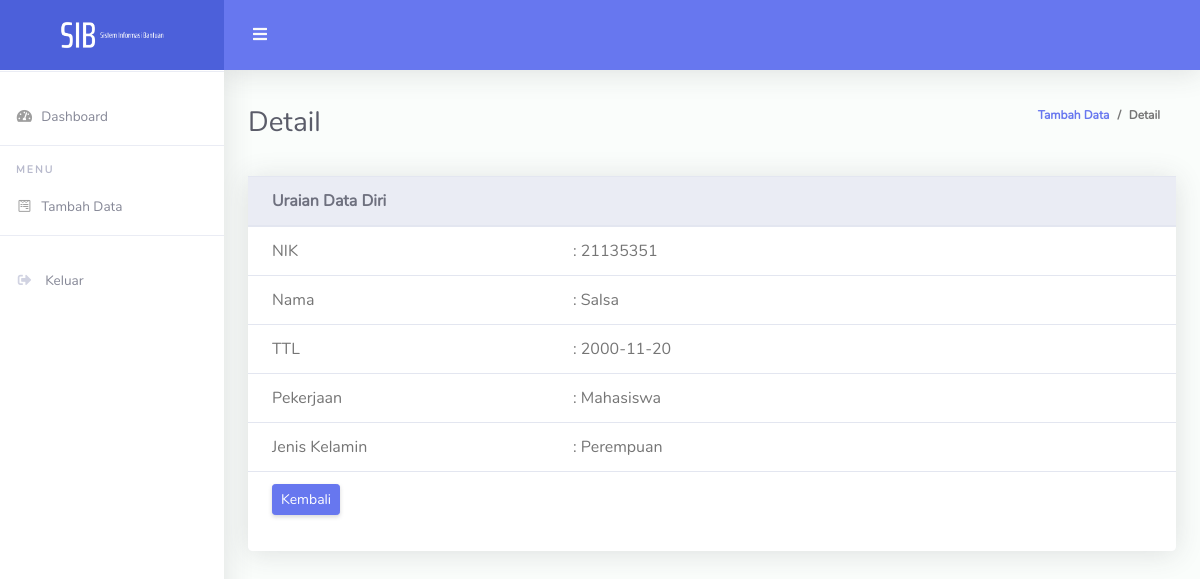
Screenshot of /tambahDataWarga_user/detail.php?id_warga=91 with the database file from the repository.
### tables this page shows
CREATE TABLE `warga` (
  `id_warga` int(11) NOT NULL,
  `nik` varchar(50) NOT NULL,
  `nama` varchar(50) NOT NULL,
  `alamat` varchar(50) NOT NULL,
  `ttl` date NOT NULL,
  `pekerjaan` varchar(50) NOT NULL,
  `jenisKelamin` varchar(50) NOT NULL
);

### tambahDataWarga_user/detail.php (the view, shortened to what this page needs)
<!DOCTYPE html>
<html lang="en">
<head>
  <link href="../vendor/fontawesome-free/css/all.min.css" rel="stylesheet" type="text/css">
  <link href="../vendor/bootstrap/css/bootstrap.min.css" rel="stylesheet" type="text/css">
  <link href="../css/ruang-admin.min.css" rel="stylesheet">
</head>
<body id="page-top">
  <div id="wrapper">
    <ul class="navbar-nav sidebar sidebar-light accordion" id="accordionSidebar">
      <a class="sidebar-brand d-flex align-items-center justify-content-center" href="../index_user.php">
        <div class="sidebar-brand-icon">
          <img src="../img/logo/SSIB.png">
        </div>
      </a>
      <hr class="sidebar-divider">
      <li class="nav-item">
        <a class="nav-link" href="../index_user.php">
          <i class="fas fa-fw fa-tachometer-alt"></i>
          <span>Dashboard</span>
        </a>
      </li>
      <hr class="sidebar-divider">
      <div class="sidebar-heading">
        Menu
      </div>
      <li class="nav-item">
        <a class="nav-link" href="tambahData.php">
          <i class="fab fa-fw fa-wpforms"></i>
          <span>Tambah Data</span>
        </a>
      </li>
      <hr class="sidebar-divider">
      <li class="nav-item">
        <a class="nav-link" href="../logout.php">
          <i class="fas fa-sign-out-alt fa-sm fa-fw mr-2 text-gray-400 "></i>
          <span>Keluar</span>
        </a>
      </li>
    </ul>
    <div id="content-wrapper" class="d-flex flex-column">
      <div id="content">
        <nav class="navbar navbar-expand navbar-light bg-navbar topbar mb-4 static-top">
          <button id="sidebarToggleTop" class="btn btn-link rounded-circle mr-3">
            <i class="fa fa-bars"></i>
          </button>
        </nav>
        <div class="container-fluid" id="container-wrapper">
          <div class="d-sm-flex align-items-center justify-content-between mb-4">
            <h1 class="h3 mb-0 text-gray-800">Detail</h1>
            <ol class="breadcrumb">
              <li class="breadcrumb-item"><a href="../index_user.php">Tambah Data</a></li>
              <li class="breadcrumb-item">Detail</li>
            </ol>
          </div>
          <div class="row">
            <div class="col-lg-12">
              <div class="card">
                <div class="table-responsive">
                <?php
                    if(isset($_GET['id_warga'])){
                        $id_warga    =$_GET['id_warga'];
                    }
                    else {
                        die ("Error. No ID Selected!");
                    }
                    include "../config.php";
                    $query    =mysqli_query($koneksi, "SELECT * FROM warga WHERE id_warga='$id_warga'");
                    $data    =mysqli_fetch_array($query);
                ?>
                  <table class="table align-items-center table-flush">
                      <thead class="thead-light">
                        <tr>
                          <th>Uraian Data Diri</th>
                          <th></th><th></th><th></th> <th></th><th></th>
                        </tr>
                      </thead>
                      <tr>
                          <td size="90">NIK</td>
                          <td>: <?php echo $data['nik']?></td>
                          <td></td>
                          <td></td><td></td>
                          <td></td>
                      </tr>
                      <tr>
                          <td>Nama</td>
                          <td>: <?php echo $data['nama']?></td>
                          <td></td>
                          <td></td><td></td>
                          <td></td>
                      </tr>
                      <tr>
                          <td>TTL</td>
                          <td>: <?php echo $data['ttl']?></td>
                          <td></td>
                          <td></td><td></td>
                          <td></td>
                      </tr>
                      <tr>
                          <td>Pekerjaan</td>
                          <td>: <?php echo $data['pekerjaan']?></td><td></td>
                          <td></td><td></td>
                          <td></td>
                      </tr>
                      <tr>
                          <td>Jenis Kelamin</td>
                          <td>: <?php echo $data['jenisKelamin']?></td><td></td><td></td>
                          <td></td>
                          <td></td>
                      </tr>
                      <tr height="40">
                          <td>
                          <a class="btn btn-sm btn-primary" href="../tambahDataWarga_user/tambahData.php">Kembali</a>
                        </td><td></td>
                          <td></td><td></td><td></td><td></td>
                      </tr>
                  </table>
                </div>
                <div class="card-footer"></div>
              </div>
            </div>
          </div>
        </div>
      </div>
    </div>
  </div>
</body>
</html>

### rows the page displays
warga: nik "21135351", nama "Salsa", ttl "2000-11-20", pekerjaan "Mahasiswa", jenisKelamin "Perempuan"
